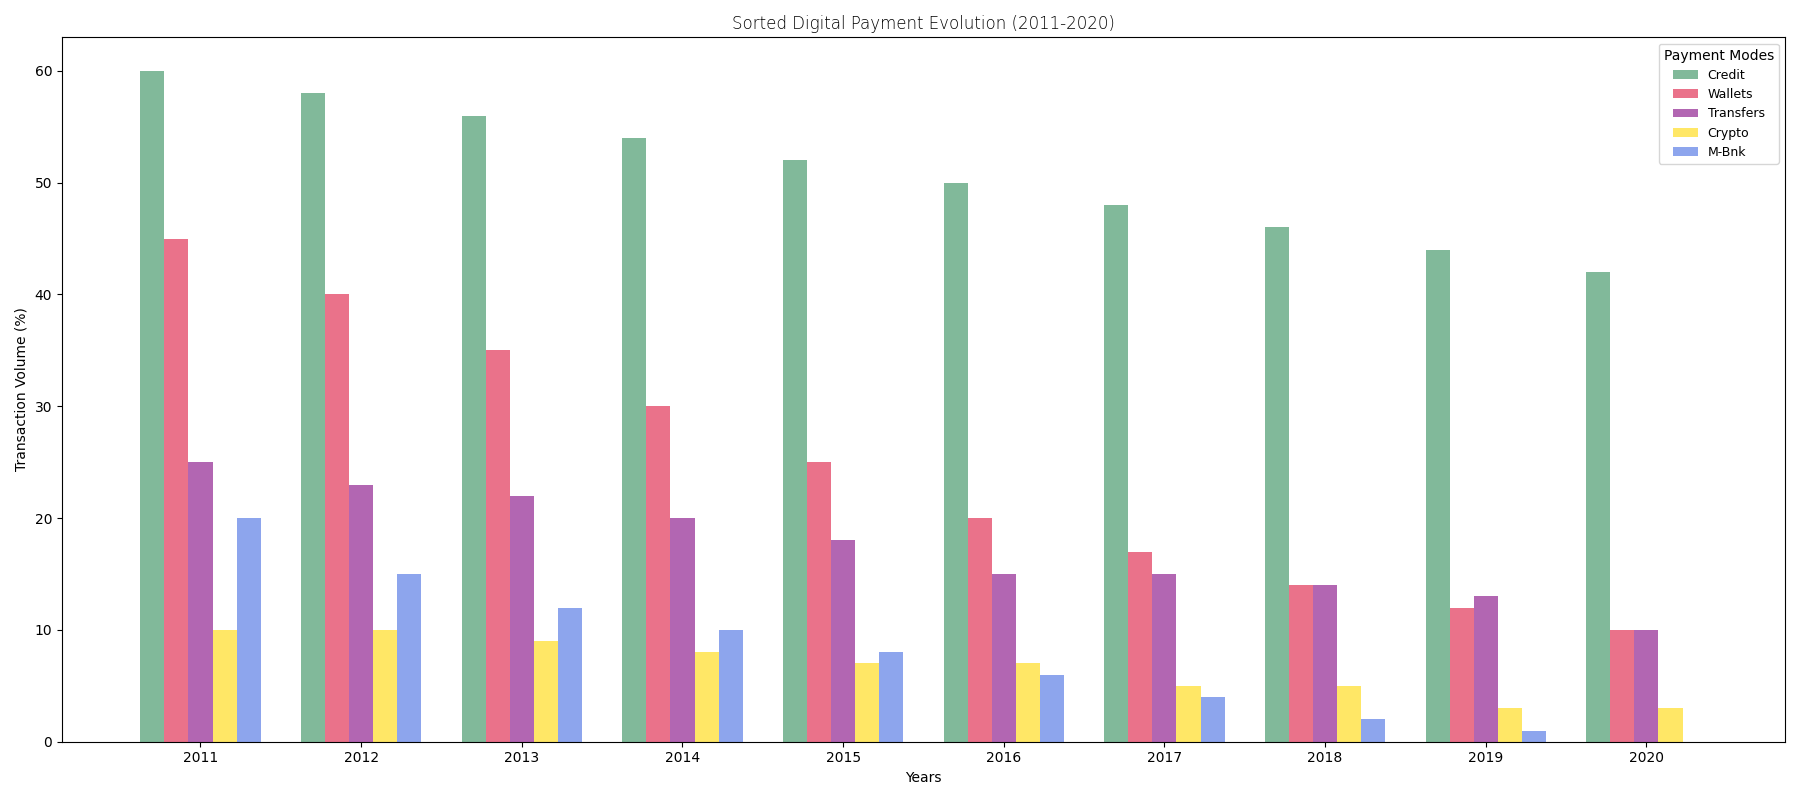

Generate this figure with Python:
import matplotlib.pyplot as plt
import numpy as np

years = np.arange(2011, 2021)

credit_cards = [60, 58, 56, 54, 52, 50, 48, 46, 44, 42]
digital_wallets = [10, 12, 14, 17, 20, 25, 30, 35, 40, 45]
bank_transfers = [25, 23, 22, 20, 18, 15, 15, 14, 13, 10]
cryptocurrencies = [5, 7, 8, 9, 10, 10, 7, 5, 3, 3]
mobile_banking = [0, 1, 2, 4, 6, 8, 10, 12, 15, 20]

# Sort data for each method in descending order
sorted_credit_cards = sorted(credit_cards, reverse=True)
sorted_digital_wallets = sorted(digital_wallets, reverse=True)
sorted_bank_transfers = sorted(bank_transfers, reverse=True)
sorted_cryptocurrencies = sorted(cryptocurrencies, reverse=True)
sorted_mobile_banking = sorted(mobile_banking, reverse=True)

methods = ['Credit', 'Wallets', 'Transfers', 'Crypto', 'M-Bnk']
sorted_data = [sorted_credit_cards, sorted_digital_wallets, sorted_bank_transfers, sorted_cryptocurrencies, sorted_mobile_banking]

fig, ax = plt.subplots(figsize=(18, 8))

colors = ['seagreen', 'crimson', 'purple', 'gold', 'royalblue']

# Create sorted bar chart
for i, (method, data) in enumerate(zip(methods, sorted_data)):
    ax.bar(years + i * 0.15, data, color=colors[i], width=0.15, label=method, alpha=0.6)

ax.set_xticks(years + 0.3)
ax.set_xticklabels(years)
ax.set_title('Sorted Digital Payment Evolution (2011-2020)', fontsize=12, fontweight='light')
ax.set_xlabel('Years')
ax.set_ylabel('Transaction Volume (%)')
ax.legend(title='Payment Modes', fontsize=9)

plt.tight_layout()
plt.show()
